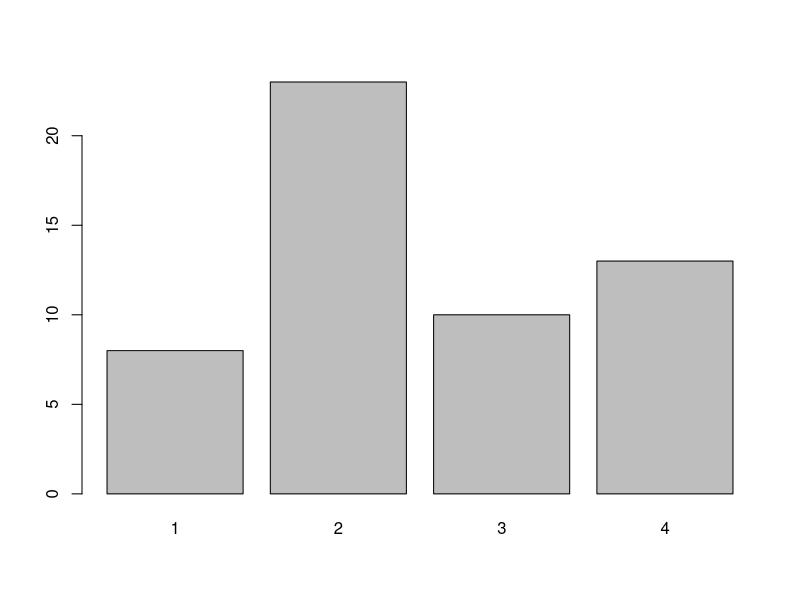

Here is the R script that generated this plot:
## ---- chunk 1
knitr::opts_chunk$set(echo = TRUE)
## ---- chunk 2
mydata <- read.csv("trees91.csv")

mydata$C <- factor(mydata$C)
mydata$N <- factor(mydata$N)

summary(mydata)
barplot(table(mydata$C))
## ---- chunk 3
mydatal <- read.csv("trees91.csv",encoding="UTF-8")
mydatal$`中文` <- factor(mydatal$`中文`)

table(mydatal$`中文`)
## ---- chunk 4
paste0("a","b") # "a"+"b" = "ab"
paste0("a","b",collapse="------")
paste0(c("a","b"),c(1,2))
paste0(c("a","b"),c(1,2),collapse="<---->")
print("------")
paste("a","b",sep="") == paste0("a","b")
## ---- chunk 5
paste0("a","b") # "a"+"b" = "a`sep`b",sep=""
paste0("a","b",collapse="------")
paste0(c("a","b"),c(1,2))
paste0(c("a","b"),c(1,2),collapse="<---->")
print("------")
paste("a","b") # "a"+"b" = "a`sep`b",sep=""
